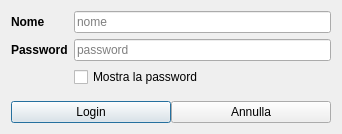
<?xml version="1.0" encoding="UTF-8"?>
<ui version="4.0">
 <class>HLogin2</class>
 <widget class="QDialog" name="HLogin2">
  <property name="geometry">
   <rect>
    <x>0</x>
    <y>0</y>
    <width>342</width>
    <height>134</height>
   </rect>
  </property>
  <property name="windowTitle">
   <string>HamletMod - Login</string>
  </property>
  <property name="windowIcon">
   <iconset resource="icons.qrc">
    <normaloff>:/Resources/fblabs.png</normaloff>:/Resources/fblabs.png</iconset>
  </property>
  <property name="modal">
   <bool>true</bool>
  </property>
  <layout class="QVBoxLayout" name="verticalLayout_2">
   <item>
    <layout class="QVBoxLayout" name="verticalLayout">
     <item>
      <layout class="QFormLayout" name="formLayout">
       <item row="0" column="0">
        <widget class="QLabel" name="label">
         <property name="font">
          <font>
           <weight>75</weight>
           <bold>true</bold>
          </font>
         </property>
         <property name="text">
          <string>Nome</string>
         </property>
        </widget>
       </item>
       <item row="0" column="1">
        <widget class="QLineEdit" name="leUser">
         <property name="text">
          <string/>
         </property>
         <property name="placeholderText">
          <string>nome</string>
         </property>
         <property name="clearButtonEnabled">
          <bool>true</bool>
         </property>
        </widget>
       </item>
       <item row="1" column="0">
        <widget class="QLabel" name="label_2">
         <property name="font">
          <font>
           <weight>75</weight>
           <bold>true</bold>
          </font>
         </property>
         <property name="text">
          <string>Password</string>
         </property>
        </widget>
       </item>
       <item row="1" column="1">
        <widget class="QLineEdit" name="lePwd">
         <property name="text">
          <string/>
         </property>
         <property name="echoMode">
          <enum>QLineEdit::Password</enum>
         </property>
         <property name="placeholderText">
          <string>password</string>
         </property>
         <property name="clearButtonEnabled">
          <bool>true</bool>
         </property>
        </widget>
       </item>
       <item row="2" column="0">
        <widget class="QLabel" name="label_3">
         <property name="text">
          <string/>
         </property>
        </widget>
       </item>
       <item row="2" column="1">
        <widget class="QCheckBox" name="checkBox">
         <property name="text">
          <string>Mostra la password</string>
         </property>
        </widget>
       </item>
      </layout>
     </item>
     <item>
      <layout class="QHBoxLayout" name="horizontalLayout">
       <property name="spacing">
        <number>0</number>
       </property>
       <item>
        <widget class="QPushButton" name="pushButton">
         <property name="text">
          <string>Login</string>
         </property>
         <property name="icon">
          <iconset resource="icons.qrc">
           <normaloff>:/Resources/Key.PNG</normaloff>:/Resources/Key.PNG</iconset>
         </property>
         <property name="autoExclusive">
          <bool>false</bool>
         </property>
         <property name="default">
          <bool>true</bool>
         </property>
        </widget>
       </item>
       <item>
        <widget class="QPushButton" name="pushButton_2">
         <property name="text">
          <string>Annulla</string>
         </property>
         <property name="icon">
          <iconset resource="icons.qrc">
           <normaloff>:/Resources/Actions-window-close-icon.png</normaloff>:/Resources/Actions-window-close-icon.png</iconset>
         </property>
        </widget>
       </item>
      </layout>
     </item>
    </layout>
   </item>
  </layout>
 </widget>
 <resources>
  <include location="icons.qrc"/>
 </resources>
 <connections/>
</ui>
